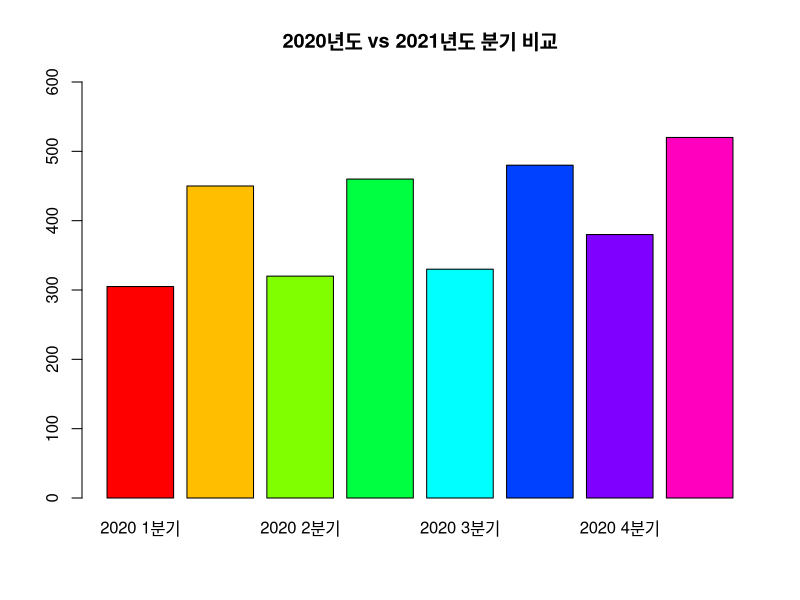
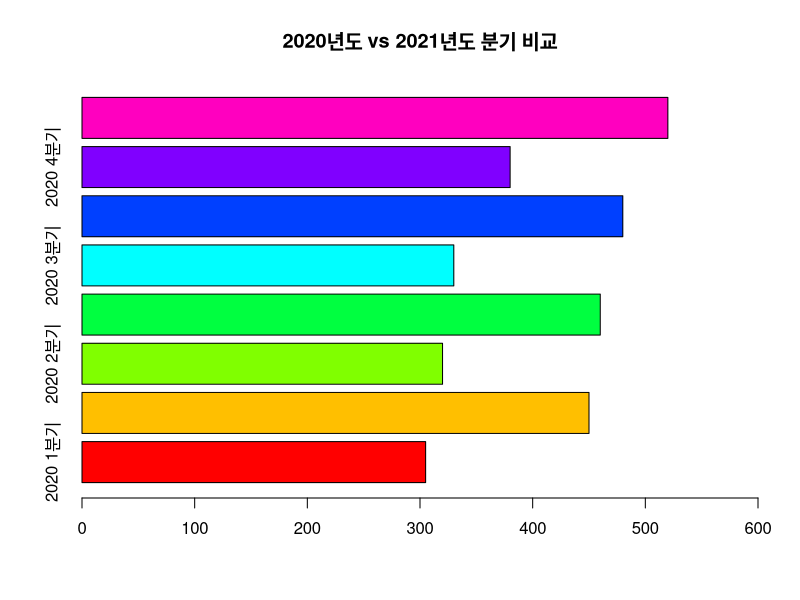
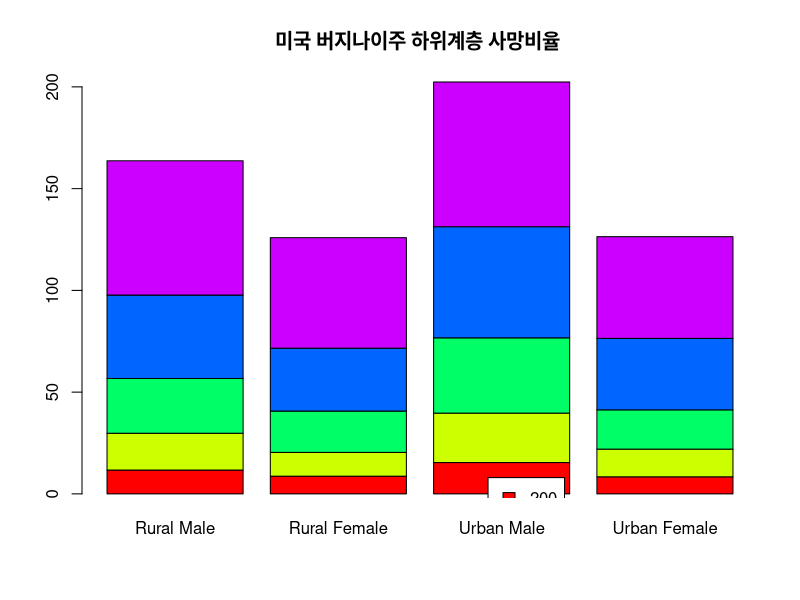
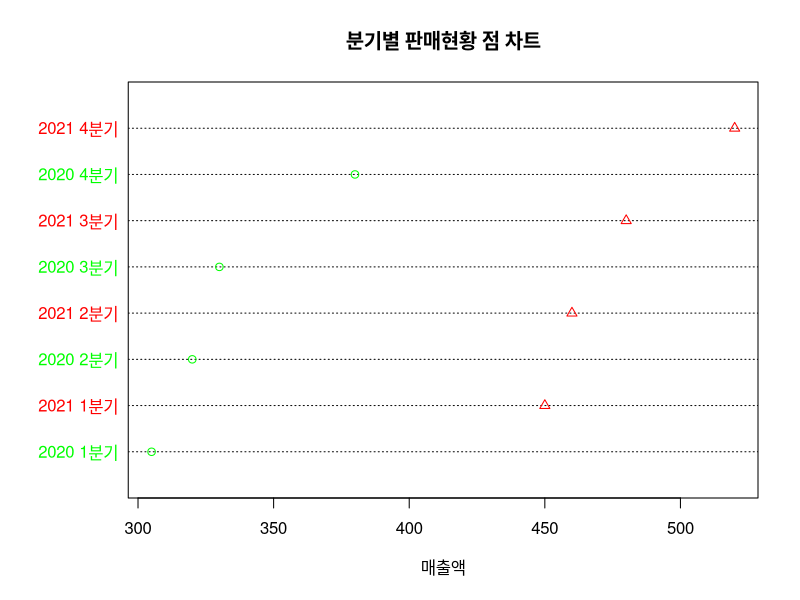
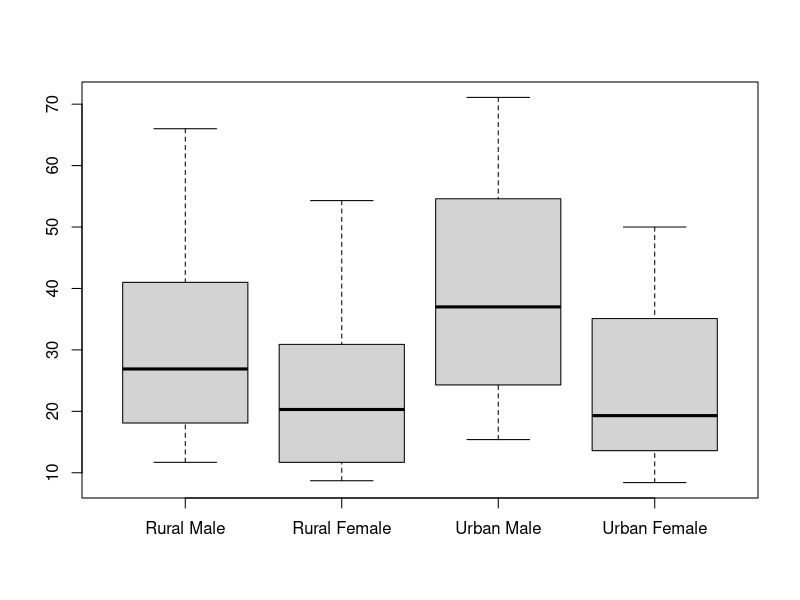
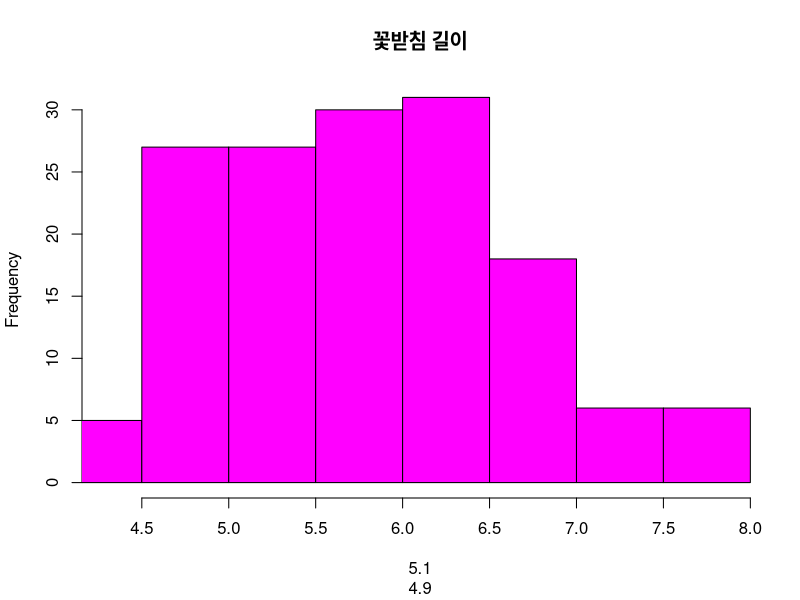
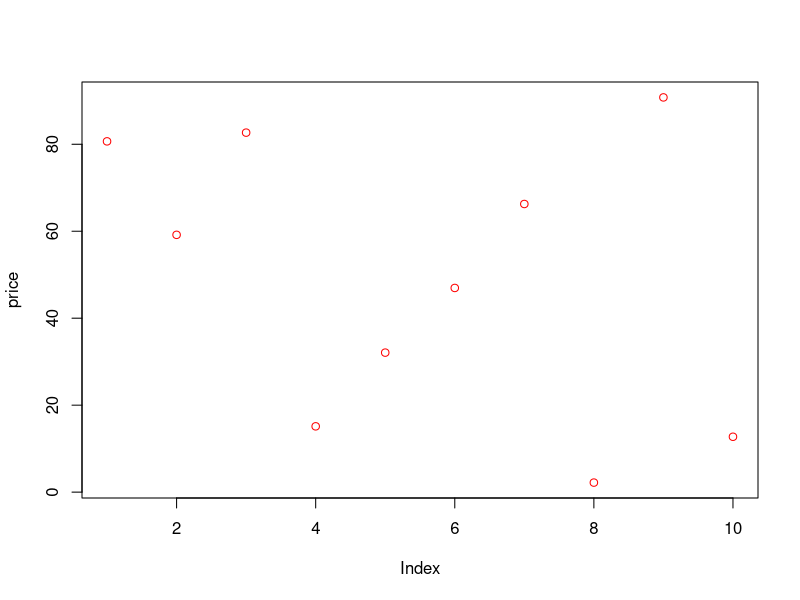
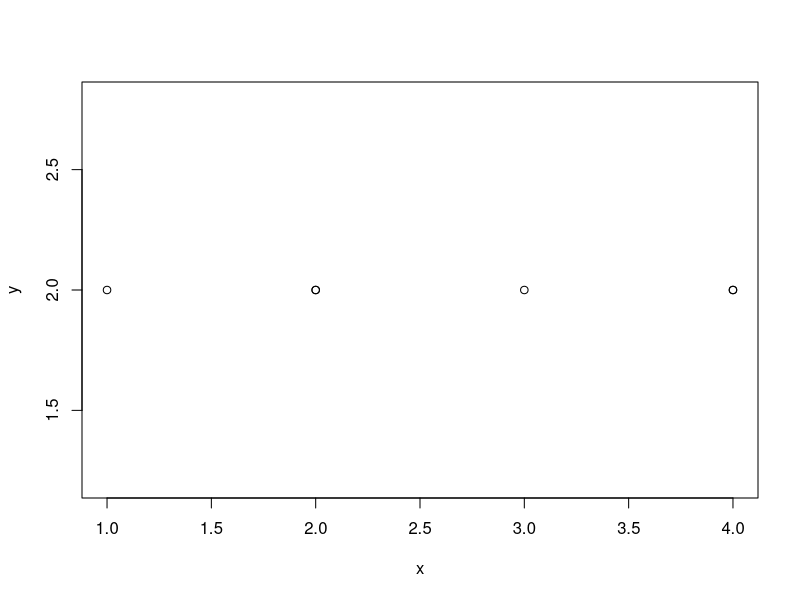

These figures' R source, in order:
chart_data <-c(305,450,320,460,330,480,380,520)
names(chart_data) <- c("2020 1분기","2021 1분기",
                       "2020 2분기","2021 2분기",
                       "2020 3분기","2021 3분기",
                       "2020 4분기","2021 4분기")

str(chart_data)
chart_data

barplot(chart_data,ylim = c(0,600),col=rainbow(8),
        main="2020년도 vs 2021년도 분기 비교")

barplot(chart_data,xlim = c(0,600),horiz =T,
        col=rainbow(8),
        main="2020년도 vs 2021년도 분기 비교")


data("VADeaths")
VADeaths

barplot(VADeaths,beside=F, col = rainbow(5),
        main="미국 버지나이주 하위계층 사망비율 ")

legend(3,8,200,c("50~54","55~59","60~64",
                 "65~69","70~74",),
       fill=rainbow(5))


dotchart(chart_data,color=c("green","red"),
         lcolor="black",pch=1:2,
         labels=names(chart_data),xlab="매출액",
         main="분기별 판매현황 점 차트")

boxplot(VADeaths,range=0)

summary(iris)

hist(iris$Sepal.Length,xlab=iris$Sepal.Length,
     col="magenta",main="꽃받침 길이",xlim=c(4.3,7.9))

price <- runif(10, min=1, max=100)
plot(price,col="red")

x <- c(1,2,3,4,2,4)
y <- rep(2,6)
x;y
table(x,y)
plot(x,y)
xy.df=as.data.frame(table(x,y))
xy.df
plot(x,y,col="red",cex=2*xy.df$Freq)